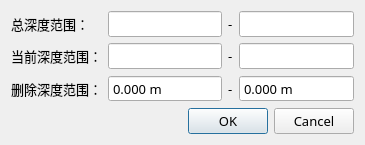
<?xml version="1.0" encoding="UTF-8"?>
<ui version="4.0">
 <class>DeleteDialog</class>
 <widget class="QDialog" name="DeleteDialog">
  <property name="geometry">
   <rect>
    <x>0</x>
    <y>0</y>
    <width>365</width>
    <height>138</height>
   </rect>
  </property>
  <property name="font">
   <font>
    <family>微软雅黑</family>
    <pointsize>10</pointsize>
   </font>
  </property>
  <property name="windowTitle">
   <string>删除</string>
  </property>
  <layout class="QGridLayout" name="gridLayout">
   <item row="0" column="0">
    <widget class="QLabel" name="label">
     <property name="text">
      <string>总深度范围：</string>
     </property>
    </widget>
   </item>
   <item row="0" column="1">
    <widget class="QLineEdit" name="totalStartEdit">
     <property name="readOnly">
      <bool>true</bool>
     </property>
    </widget>
   </item>
   <item row="0" column="2">
    <widget class="QLabel" name="label_4">
     <property name="sizePolicy">
      <sizepolicy hsizetype="Maximum" vsizetype="Preferred">
       <horstretch>0</horstretch>
       <verstretch>0</verstretch>
      </sizepolicy>
     </property>
     <property name="text">
      <string>-</string>
     </property>
    </widget>
   </item>
   <item row="0" column="3">
    <widget class="QLineEdit" name="totalEndEdit">
     <property name="readOnly">
      <bool>true</bool>
     </property>
    </widget>
   </item>
   <item row="1" column="0">
    <widget class="QLabel" name="label_2">
     <property name="text">
      <string>当前深度范围：</string>
     </property>
    </widget>
   </item>
   <item row="1" column="1">
    <widget class="QLineEdit" name="currentStartEdit">
     <property name="readOnly">
      <bool>true</bool>
     </property>
    </widget>
   </item>
   <item row="1" column="2">
    <widget class="QLabel" name="label_5">
     <property name="sizePolicy">
      <sizepolicy hsizetype="Maximum" vsizetype="Preferred">
       <horstretch>0</horstretch>
       <verstretch>0</verstretch>
      </sizepolicy>
     </property>
     <property name="text">
      <string>-</string>
     </property>
    </widget>
   </item>
   <item row="1" column="3">
    <widget class="QLineEdit" name="currentEndEdit">
     <property name="readOnly">
      <bool>true</bool>
     </property>
    </widget>
   </item>
   <item row="2" column="0">
    <widget class="QLabel" name="label_3">
     <property name="text">
      <string>删除深度范围：</string>
     </property>
    </widget>
   </item>
   <item row="2" column="1">
    <widget class="QDoubleSpinBox" name="deleteStartSBox">
     <property name="buttonSymbols">
      <enum>QAbstractSpinBox::NoButtons</enum>
     </property>
     <property name="suffix">
      <string> m</string>
     </property>
     <property name="decimals">
      <number>3</number>
     </property>
    </widget>
   </item>
   <item row="2" column="2">
    <widget class="QLabel" name="label_6">
     <property name="sizePolicy">
      <sizepolicy hsizetype="Maximum" vsizetype="Preferred">
       <horstretch>0</horstretch>
       <verstretch>0</verstretch>
      </sizepolicy>
     </property>
     <property name="text">
      <string>-</string>
     </property>
    </widget>
   </item>
   <item row="2" column="3">
    <widget class="QDoubleSpinBox" name="deleteEndSBox">
     <property name="buttonSymbols">
      <enum>QAbstractSpinBox::NoButtons</enum>
     </property>
     <property name="suffix">
      <string> m</string>
     </property>
     <property name="decimals">
      <number>3</number>
     </property>
    </widget>
   </item>
   <item row="3" column="0" colspan="4">
    <widget class="QDialogButtonBox" name="buttonBox">
     <property name="orientation">
      <enum>Qt::Horizontal</enum>
     </property>
     <property name="standardButtons">
      <set>QDialogButtonBox::Cancel|QDialogButtonBox::Ok</set>
     </property>
    </widget>
   </item>
  </layout>
 </widget>
 <resources/>
 <connections>
  <connection>
   <sender>buttonBox</sender>
   <signal>rejected()</signal>
   <receiver>DeleteDialog</receiver>
   <slot>reject()</slot>
   <hints>
    <hint type="sourcelabel">
     <x>316</x>
     <y>260</y>
    </hint>
    <hint type="destinationlabel">
     <x>286</x>
     <y>274</y>
    </hint>
   </hints>
  </connection>
 </connections>
</ui>
